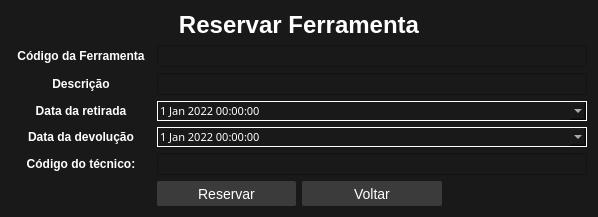
      <widget class="QWidget" name="pg_nova_reserva">
       <property name="styleSheet">
        <string notr="true">background-color:rgba(25,25,25,255)</string>
       </property>
       <layout class="QVBoxLayout" name="verticalLayout_9">
        <item>
         <widget class="QLabel" name="label_21">
          <property name="font">
           <font>
            <pointsize>18</pointsize>
            <weight>75</weight>
            <bold>true</bold>
           </font>
          </property>
          <property name="text">
           <string>&lt;html&gt;&lt;head/&gt;&lt;body&gt;&lt;p&gt;&lt;span style=&quot; color:#ffffff;&quot;&gt;Reservar Ferramenta&lt;/span&gt;&lt;/p&gt;&lt;/body&gt;&lt;/html&gt;</string>
          </property>
          <property name="alignment">
           <set>Qt::AlignCenter</set>
          </property>
         </widget>
        </item>
        <item>
         <layout class="QHBoxLayout" name="horizontalLayout_21">
          <item>
           <widget class="QLabel" name="id_ferramenta">
            <property name="minimumSize">
             <size>
              <width>140</width>
              <height>0</height>
             </size>
            </property>
            <property name="text">
             <string>&lt;html&gt;&lt;head/&gt;&lt;body&gt;&lt;p&gt;&lt;span style=&quot; font-size:9pt; font-weight:600; color:#ffffff;&quot;&gt;Código da Ferramenta&lt;/span&gt;&lt;/p&gt;&lt;/body&gt;&lt;/html&gt;</string>
            </property>
            <property name="alignment">
             <set>Qt::AlignCenter</set>
            </property>
           </widget>
          </item>
          <item>
           <widget class="QLineEdit" name="txt_codigo">
            <property name="minimumSize">
             <size>
              <width>430</width>
              <height>20</height>
             </size>
            </property>
            <property name="styleSheet">
             <string notr="true">color:rgb(255,255,255)</string>
            </property>
            <property name="inputMethodHints">
             <set>Qt::ImhDigitsOnly</set>
            </property>
            <property name="maxLength">
             <number>6</number>
            </property>
           </widget>
          </item>
         </layout>
        </item>
        <item>
         <layout class="QHBoxLayout" name="horizontalLayout_24">
          <item>
           <widget class="QLabel" name="descricao_reserva">
            <property name="minimumSize">
             <size>
              <width>140</width>
              <height>0</height>
             </size>
            </property>
            <property name="text">
             <string>&lt;html&gt;&lt;head/&gt;&lt;body&gt;&lt;p&gt;&lt;span style=&quot; font-size:9pt; font-weight:600; color:#ffffff;&quot;&gt;Descrição&lt;/span&gt;&lt;/p&gt;&lt;/body&gt;&lt;/html&gt;</string>
            </property>
            <property name="alignment">
             <set>Qt::AlignCenter</set>
            </property>
           </widget>
          </item>
          <item>
           <widget class="QLineEdit" name="txt_solicitacao">
            <property name="minimumSize">
             <size>
              <width>430</width>
              <height>20</height>
             </size>
            </property>
            <property name="styleSheet">
             <string notr="true">color:rgb(255,255,255)</string>
            </property>
            <property name="maxLength">
             <number>60</number>
            </property>
           </widget>
          </item>
         </layout>
        </item>
        <item>
         <layout class="QHBoxLayout" name="horizontalLayout_25">
          <item>
           <widget class="QLabel" name="data_retirada">
            <property name="minimumSize">
             <size>
              <width>140</width>
              <height>0</height>
             </size>
            </property>
            <property name="text">
             <string>&lt;html&gt;&lt;head/&gt;&lt;body&gt;&lt;p&gt;&lt;span style=&quot; font-size:9pt; font-weight:600; color:#ffffff;&quot;&gt;Data da retirada&lt;/span&gt;&lt;/p&gt;&lt;/body&gt;&lt;/html&gt;</string>
            </property>
            <property name="alignment">
             <set>Qt::AlignCenter</set>
            </property>
           </widget>
          </item>
          <item>
           <widget class="QDateTimeEdit" name="txt_data_retirada">
            <property name="minimumSize">
             <size>
              <width>430</width>
              <height>20</height>
             </size>
            </property>
            <property name="styleSheet">
             <string notr="true">color:rgba(255,255,255,1);
border:1px solid white;
background-color:rgba(25, 25, 25, 255);
font-family:Trebuchet MS;
font-size:11px;</string>
            </property>
            <property name="inputMethodHints">
             <set>Qt::ImhNone</set>
            </property>
            <property name="date">
             <date>
              <year>2022</year>
              <month>1</month>
              <day>1</day>
             </date>
            </property>
            <property name="minimumDate">
             <date>
              <year>2022</year>
              <month>1</month>
              <day>1</day>
             </date>
            </property>
            <property name="calendarPopup">
             <bool>true</bool>
            </property>
           </widget>
          </item>
         </layout>
        </item>
        <item>
         <layout class="QHBoxLayout" name="horizontalLayout_26">
          <item>
           <widget class="QLabel" name="data_devolucao">
            <property name="minimumSize">
             <size>
              <width>140</width>
              <height>0</height>
             </size>
            </property>
            <property name="text">
             <string>&lt;html&gt;&lt;head/&gt;&lt;body&gt;&lt;p&gt;&lt;span style=&quot; font-size:9pt; font-weight:600; color:#ffffff;&quot;&gt;Data da devolução&lt;/span&gt;&lt;/p&gt;&lt;/body&gt;&lt;/html&gt;</string>
            </property>
            <property name="alignment">
             <set>Qt::AlignCenter</set>
            </property>
           </widget>
          </item>
          <item>
           <widget class="QDateTimeEdit" name="txt_data_dev">
            <property name="minimumSize">
             <size>
              <width>430</width>
              <height>20</height>
             </size>
            </property>
            <property name="styleSheet">
             <string notr="true">color:rgba(255,255,255,1);
border:1px solid white;
background-color:rgba(25, 25, 25, 255);
font-family:Trebuchet MS;
font-size:11px;</string>
            </property>
            <property name="minimumDate">
             <date>
              <year>2022</year>
              <month>1</month>
              <day>1</day>
             </date>
            </property>
            <property name="maximumTime">
             <time>
              <hour>23</hour>
              <minute>59</minute>
              <second>59</second>
             </time>
            </property>
            <property name="calendarPopup">
             <bool>true</bool>
            </property>
           </widget>
          </item>
         </layout>
        </item>
        <item>
         <layout class="QHBoxLayout" name="horizontalLayout_27">
          <item>
           <widget class="QLabel" name="tecnico_reserva">
            <property name="minimumSize">
             <size>
              <width>140</width>
              <height>0</height>
             </size>
            </property>
            <property name="text">
             <string>&lt;html&gt;&lt;head/&gt;&lt;body&gt;&lt;p&gt;&lt;span style=&quot; font-size:9pt; font-weight:600; color:#ffffff;&quot;&gt;Código do técnico:&lt;/span&gt;&lt;/p&gt;&lt;/body&gt;&lt;/html&gt;</string>
            </property>
            <property name="alignment">
             <set>Qt::AlignCenter</set>
            </property>
           </widget>
          </item>
          <item>
           <widget class="QLineEdit" name="txt_cod_tecnico_reserva">
            <property name="minimumSize">
             <size>
              <width>430</width>
              <height>20</height>
             </size>
            </property>
            <property name="styleSheet">
             <string notr="true">color:rgb(255,255,255)</string>
            </property>
            <property name="maxLength">
             <number>40</number>
            </property>
           </widget>
          </item>
         </layout>
        </item>
        <item>
         <layout class="QHBoxLayout" name="horizontalLayout_28">
          <item>
           <widget class="QLabel" name="label_31">
            <property name="text">
             <string/>
            </property>
           </widget>
          </item>
          <item>
           <widget class="QPushButton" name="btn_reservar_feramenta">
            <property name="minimumSize">
             <size>
              <width>0</width>
              <height>25</height>
             </size>
            </property>
            <property name="styleSheet">
             <string notr="true">QPushButton{
	color:rgb(255, 255, 255);
	border-radius: 2px;
	font-size: 14px;
	background-color:rgba(59,59,59,255);
}

QPushButton:hover{background-color: rgba(77,77,77,255); color:white}</string>
            </property>
            <property name="text">
             <string>Reservar</string>
            </property>
           </widget>
          </item>
          <item>
           <widget class="QPushButton" name="btn_voltar_reserva">
            <property name="minimumSize">
             <size>
              <width>0</width>
              <height>25</height>
             </size>
            </property>
            <property name="styleSheet">
             <string notr="true">QPushButton{
	color:rgb(255, 255, 255);
	border-radius: 2px;
	font-size: 14px;
	background-color:rgba(59,59,59,255);
}

QPushButton:hover{background-color: rgba(77,77,77,255); color:white}</string>
            </property>
            <property name="text">
             <string>Voltar</string>
            </property>
           </widget>
          </item>
          <item>
           <widget class="QLabel" name="label_32">
            <property name="text">
             <string/>
            </property>
           </widget>
          </item>
         </layout>
        </item>
       </layout>
      </widget>
